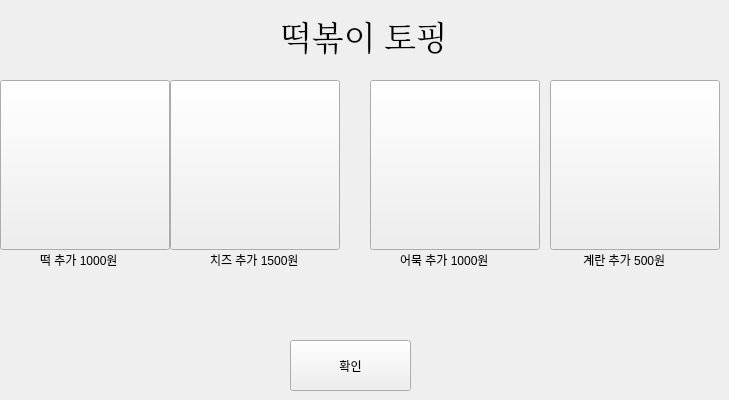
     <widget class="QWidget" name="page_22">
      <widget class="QPushButton" name="tp5">
       <property name="geometry">
        <rect>
         <x>0</x>
         <y>80</y>
         <width>170</width>
         <height>170</height>
        </rect>
       </property>
       <property name="styleSheet">
        <string notr="true">border-image : url(image/ㄷ.png);</string>
       </property>
       <property name="text">
        <string/>
       </property>
      </widget>
      <widget class="QPushButton" name="tpyes2">
       <property name="geometry">
        <rect>
         <x>290</x>
         <y>340</y>
         <width>121</width>
         <height>51</height>
        </rect>
       </property>
       <property name="text">
        <string>확인</string>
       </property>
      </widget>
      <widget class="QPushButton" name="tp8">
       <property name="geometry">
        <rect>
         <x>550</x>
         <y>80</y>
         <width>170</width>
         <height>170</height>
        </rect>
       </property>
       <property name="styleSheet">
        <string notr="true">border-image : url(image/ㄱㄹ.png);</string>
       </property>
       <property name="text">
        <string/>
       </property>
      </widget>
      <widget class="QPushButton" name="tp7">
       <property name="geometry">
        <rect>
         <x>370</x>
         <y>80</y>
         <width>170</width>
         <height>170</height>
        </rect>
       </property>
       <property name="styleSheet">
        <string notr="true">border-image : url(image/ㅇㅁ.png);</string>
       </property>
       <property name="text">
        <string/>
       </property>
      </widget>
      <widget class="QPushButton" name="tp6">
       <property name="geometry">
        <rect>
         <x>170</x>
         <y>80</y>
         <width>170</width>
         <height>170</height>
        </rect>
       </property>
       <property name="styleSheet">
        <string notr="true">border-image : url(image/ㅊㅈ.png);</string>
       </property>
       <property name="text">
        <string/>
       </property>
      </widget>
      <widget class="QLabel" name="label_67">
       <property name="geometry">
        <rect>
         <x>400</x>
         <y>250</y>
         <width>121</width>
         <height>19</height>
        </rect>
       </property>
       <property name="text">
        <string>어묵 추가 1000원</string>
       </property>
      </widget>
      <widget class="QLabel" name="label_68">
       <property name="geometry">
        <rect>
         <x>210</x>
         <y>250</y>
         <width>121</width>
         <height>19</height>
        </rect>
       </property>
       <property name="text">
        <string>치즈 추가 1500원</string>
       </property>
      </widget>
      <widget class="QLabel" name="label_69">
       <property name="geometry">
        <rect>
         <x>40</x>
         <y>250</y>
         <width>121</width>
         <height>19</height>
        </rect>
       </property>
       <property name="text">
        <string>떡 추가 1000원</string>
       </property>
      </widget>
      <widget class="QLabel" name="label_70">
       <property name="geometry">
        <rect>
         <x>280</x>
         <y>10</y>
         <width>181</width>
         <height>51</height>
        </rect>
       </property>
       <property name="font">
        <font>
         <family>Serif</family>
         <pointsize>25</pointsize>
        </font>
       </property>
       <property name="text">
        <string>떡볶이 토핑</string>
       </property>
      </widget>
      <widget class="QLabel" name="label_71">
       <property name="geometry">
        <rect>
         <x>580</x>
         <y>250</y>
         <width>121</width>
         <height>19</height>
        </rect>
       </property>
       <property name="text">
        <string> 계란 추가 500원</string>
       </property>
      </widget>
     </widget>
